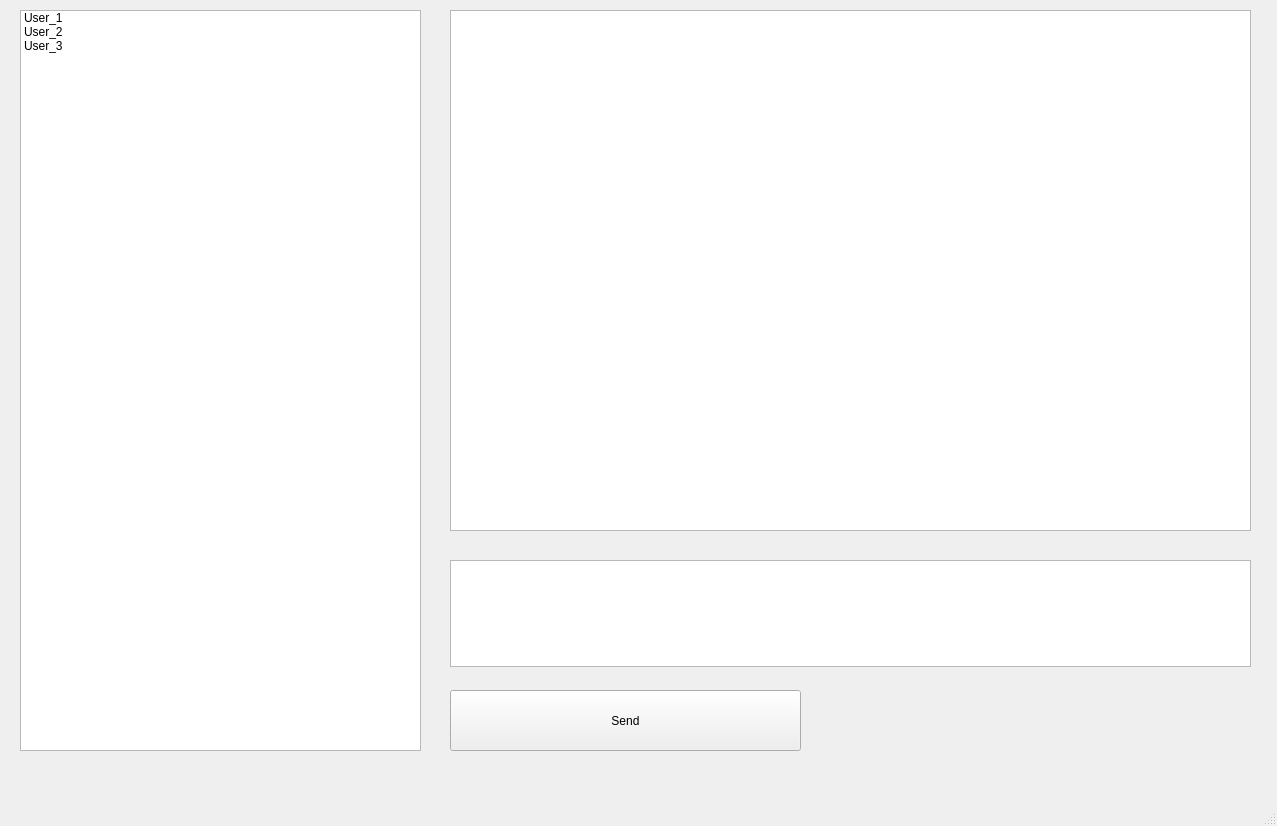
<?xml version="1.0" encoding="UTF-8"?>
<ui version="4.0">
 <class>MainWindow</class>
 <widget class="QMainWindow" name="MainWindow">
  <property name="geometry">
   <rect>
    <x>0</x>
    <y>0</y>
    <width>1277</width>
    <height>826</height>
   </rect>
  </property>
  <property name="windowTitle">
   <string>MainWindow</string>
  </property>
  <widget class="QWidget" name="centralwidget">
   <widget class="QListWidget" name="listWidget">
    <property name="geometry">
     <rect>
      <x>20</x>
      <y>10</y>
      <width>401</width>
      <height>741</height>
     </rect>
    </property>
    <property name="styleSheet">
     <string notr="true">font: 16pt &quot;MS Shell Dlg 2&quot;;</string>
    </property>
    <item>
     <property name="text">
      <string>User_1</string>
     </property>
    </item>
    <item>
     <property name="text">
      <string>User_2</string>
     </property>
    </item>
    <item>
     <property name="text">
      <string>User_3</string>
     </property>
    </item>
   </widget>
   <widget class="QTextEdit" name="textEdit">
    <property name="geometry">
     <rect>
      <x>450</x>
      <y>10</y>
      <width>801</width>
      <height>521</height>
     </rect>
    </property>
    <property name="styleSheet">
     <string notr="true">font: 18pt &quot;MS Shell Dlg 2&quot;;</string>
    </property>
   </widget>
   <widget class="QTextEdit" name="textEdit_2">
    <property name="geometry">
     <rect>
      <x>450</x>
      <y>560</y>
      <width>801</width>
      <height>107</height>
     </rect>
    </property>
    <property name="styleSheet">
     <string notr="true">font: 18pt &quot;MS Shell Dlg 2&quot;;</string>
    </property>
   </widget>
   <widget class="QPushButton" name="pushButton">
    <property name="geometry">
     <rect>
      <x>450</x>
      <y>690</y>
      <width>351</width>
      <height>61</height>
     </rect>
    </property>
    <property name="styleSheet">
     <string notr="true">font: 18pt &quot;MS Shell Dlg 2&quot;;</string>
    </property>
    <property name="text">
     <string>Send</string>
    </property>
   </widget>
  </widget>
  <widget class="QMenuBar" name="menubar">
   <property name="geometry">
    <rect>
     <x>0</x>
     <y>0</y>
     <width>1277</width>
     <height>31</height>
    </rect>
   </property>
  </widget>
  <widget class="QStatusBar" name="statusbar"/>
 </widget>
 <resources/>
 <connections/>
</ui>
